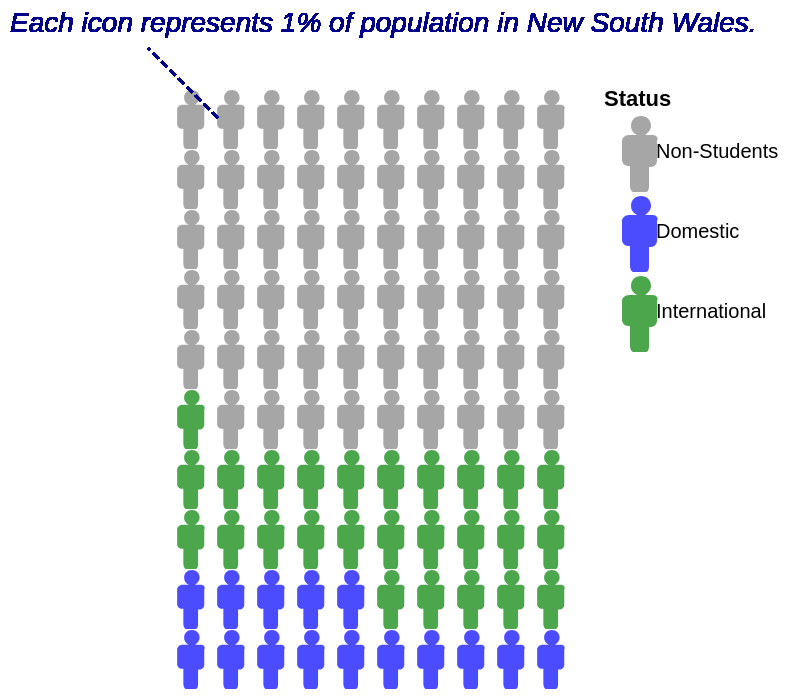

Vega-Lite specification for this chart:
### Vega-Lite specification from a JSON file in a GitHub repository (floating-point values rounded to 4 significant figures)
{"$schema": "https://vega.github.io/schema/vega-lite/v5.json", "config": {"view": {"stroke": ""}}, "width": "container", "height": 300, "data": {"values": [{"State": "New South Wales", "Status": "Non-Students", "Proportion": 59}, {"State": "Victoria", "Status": "Non-Students", "Proportion": 62}, {"State": "Queensland", "Status": "Non-Students", "Proportion": 66}, {"State": "South Australia", "Status": "Non-Students", "Proportion": 62}, {"State": "Western Australia", "Status": "Non-Students", "Proportion": 68}, {"State": "Tasmania", "Status": "Non-Students", "Proportion": 68}, {"State": "Northern Territory", "Status": "Non-Students", "Proportion": 63}, {"State": "Australian Capital Territory", "Status": "Non-Students", "Proportion": 62}, {"State": "New South Wales", "Status": "Domestic", "Proportion": 15}, {"State": "Victoria", "Status": "Domestic", "Proportion": 16}, {"State": "Queensland", "Status": "Domestic", "Proportion": 14}, {"State": "South Australia", "Status": "Domestic", "Proportion": 14}, {"State": "Western Australia", "Status": "Domestic", "Proportion": 14}, {"State": "Tasmania", "Status": "Domestic", "Proportion": 14}, {"State": "Northern Territory", "Status": "Domestic", "Proportion": 18}, {"State": "Australian Capital Territory", "Status": "Domestic", "Proportion": 18}, {"State": "New South Wales", "Status": "International", "Proportion": 26}, {"State": "Victoria", "Status": "International", "Proportion": 22}, {"State": "Queensland", "Status": "International", "Proportion": 20}, {"State": "South Australia", "Status": "International", "Proportion": 24}, {"State": "Western Australia", "Status": "International", "Proportion": 18}, {"State": "Tasmania", "Status": "International", "Proportion": 18}, {"State": "Northern Territory", "Status": "International", "Proportion": 19}, {"State": "Australian Capital Territory", "Status": "International", "Proportion": 20}]}, "params": [{"name": "state_selection", "value": "New South Wales", "bind": {"input": "select", "options": ["New South Wales", "Victoria", "Queensland", "South Australia", "Western Australia", "Tasmania", "Northern Territory", "Australian Capital Territory"], "name": "Select State: "}}], "transform": [{"filter": "datum.State == state_selection"}, {"window": [{"op": "sum", "field": "Proportion", "as": "CumulativeProportion"}], "groupby": ["State"], "sort": [{"field": "Status", "order": "ascending"}]}, {"window": [{"op": "row_number", "as": "id"}], "groupby": ["State"]}, {"calculate": "datum.CumulativeProportion - datum.Proportion", "as": "startPos"}, {"calculate": "sequence(datum.startPos, datum.startPos + datum.Proportion)", "as": "positions"}, {"flatten": ["positions"]}, {"calculate": "ceil((datum.positions + 1) / 10)", "as": "row"}, {"calculate": "(datum.positions % 10) + 1", "as": "col"}, {"calculate": "datum.Proportion / 100", "as": "ProportionPercentage"}, {"calculate": "'Each icon represents 1% of population in ' + datum.State + '.'", "as": "annotationText"}], "layer": [{"mark": {"type": "point", "filled": true}, "encoding": {"x": {"field": "col", "type": "ordinal", "axis": null}, "y": {"field": "row", "type": "ordinal", "axis": null, "sort": "descending"}, "shape": {"value": "M1.7 -1.7h-0.8c0.3 -0.2 0.6 -0.5 0.6 -0.9c0 -0.6 -0.4 -1 -1 -1c-0.6 0 -1 0.4 -1 1c0 0.4 0.2 0.7 0.6 0.9h-0.8c-0.4 0 -0.7 0.3 -0.7 0.6v1.9c0 0.3 0.3 0.6 0.6 0.6h0.2c0 0 0 0.1 0 0.1v1.9c0 0.3 0.2 0.6 0.3 0.6h1.3c0.2 0 0.3 -0.3 0.3 -0.6v-1.8c0 0 0 -0.1 0 -0.1h0.2c0.3 0 0.6 -0.3 0.6 -0.6v-2c0.2 -0.3 -0.1 -0.6 -0.4 -0.6z"}, "color": {"field": "Status", "type": "nominal", "scale": {"domain": ["Non-Students", "Domestic", "International"], "range": ["#808080", "#0000FF", "#008000"]}, "legend": {"title": "Status", "symbolSize": 100, "symbolOffset": 10, "titlePadding": 15}}, "size": {"value": 60}, "tooltip": [{"field": "State", "title": "State"}, {"field": "Status", "title": "Status"}, {"field": "ProportionPercentage", "title": "Proportion", "type": "quantitative", "format": ".1%"}]}}, {"mark": {"type": "text", "dx": -80, "dy": -40, "align": "left", "fontSize": 14, "fontStyle": "italic", "color": "darkblue"}, "encoding": {"text": {"field": "annotationText"}, "x": {"value": 1}, "y": {"value": 8}}}, {"mark": {"type": "rule", "strokeDash": [4, 2], "color": "darkblue"}, "encoding": {"x": {"value": 25}, "y": {"value": 15}, "x2": {"value": -10}, "y2": {"value": -20}}}]}
